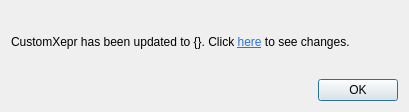
<?xml version="1.0" encoding="UTF-8"?>
<ui version="4.0">
 <class>Dialog</class>
 <widget class="QDialog" name="Dialog">
  <property name="geometry">
   <rect>
    <x>0</x>
    <y>0</y>
    <width>409</width>
    <height>112</height>
   </rect>
  </property>
  <property name="windowTitle">
   <string>CustomXepr Info</string>
  </property>
  <layout class="QGridLayout" name="gridLayout">
   <item row="1" column="0">
    <widget class="QDialogButtonBox" name="buttonBox">
     <property name="orientation">
      <enum>Qt::Horizontal</enum>
     </property>
     <property name="standardButtons">
      <set>QDialogButtonBox::Ok</set>
     </property>
    </widget>
   </item>
   <item row="0" column="0">
    <widget class="QLabel" name="label">
     <property name="text">
      <string>&lt;html&gt;&lt;head/&gt;&lt;body&gt;&lt;p&gt;CustomXepr has been updated to {}. Click &lt;a href=&quot;{}&quot;&gt;&lt;span style=&quot; text-decoration: underline; color:#2874e1;&quot;&gt;here&lt;/span&gt;&lt;/a&gt; to see changes.&lt;/p&gt;&lt;/body&gt;&lt;/html&gt;</string>
     </property>
     <property name="openExternalLinks">
      <bool>true</bool>
     </property>
    </widget>
   </item>
  </layout>
 </widget>
 <resources/>
 <connections>
  <connection>
   <sender>buttonBox</sender>
   <signal>accepted()</signal>
   <receiver>Dialog</receiver>
   <slot>accept()</slot>
   <hints>
    <hint type="sourcelabel">
     <x>248</x>
     <y>254</y>
    </hint>
    <hint type="destinationlabel">
     <x>157</x>
     <y>274</y>
    </hint>
   </hints>
  </connection>
  <connection>
   <sender>buttonBox</sender>
   <signal>rejected()</signal>
   <receiver>Dialog</receiver>
   <slot>reject()</slot>
   <hints>
    <hint type="sourcelabel">
     <x>316</x>
     <y>260</y>
    </hint>
    <hint type="destinationlabel">
     <x>286</x>
     <y>274</y>
    </hint>
   </hints>
  </connection>
 </connections>
</ui>
